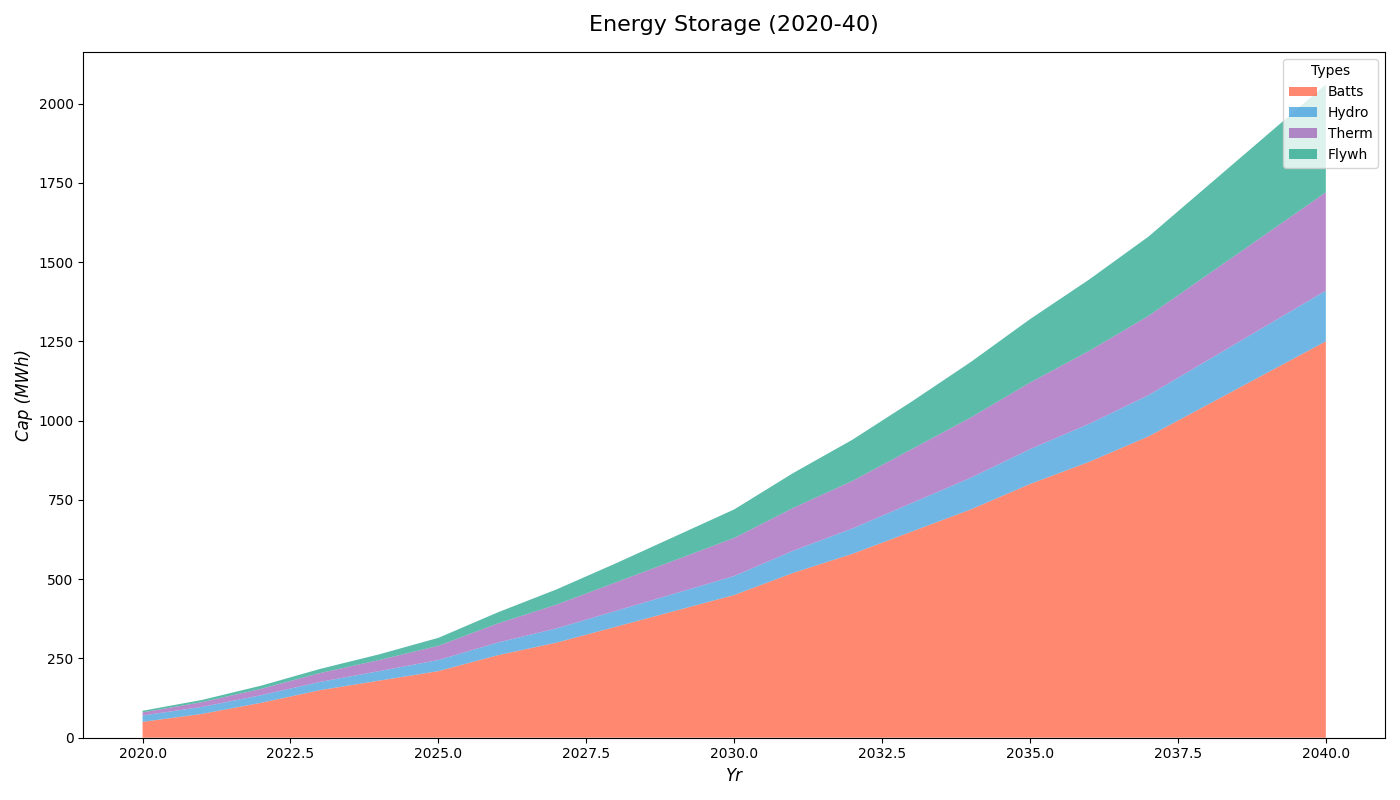

This figure's Python source:
import matplotlib.pyplot as plt
import numpy as np

years = np.arange(2020, 2041)

batteries = np.array([50, 75, 110, 150, 180, 210, 260, 300, 350, 400, 450, 520, 580, 650, 720, 800, 870, 950, 1050, 1150, 1250])
hydropumped = np.array([20, 22, 24, 26, 30, 35, 40, 45, 50, 55, 60, 70, 80, 90, 100, 110, 120, 130, 140, 150, 160])
thermal = np.array([10, 15, 20, 28, 35, 45, 60, 75, 90, 105, 120, 135, 150, 170, 190, 210, 230, 250, 270, 290, 310])
flywheels = np.array([5, 7, 10, 13, 18, 25, 35, 48, 60, 75, 90, 110, 130, 150, 175, 200, 225, 250, 280, 310, 340])

fig, ax = plt.subplots(figsize=(14, 8))

ax.stackplot(years, batteries, hydropumped, thermal, flywheels,
             labels=['Batts', 'Hydro', 'Therm', 'Flywh'],
             colors=['#FF5733', '#3498DB', '#9B59B6', '#16A085'], alpha=0.7)

ax.set_title('Energy Storage (2020-40)', fontsize=16, fontweight='normal', pad=15)
ax.set_xlabel('Yr', fontsize=12, fontstyle='italic')
ax.set_ylabel('Cap (MWh)', fontsize=12, fontstyle='italic')

ax.legend(loc='upper right', title='Types', fontsize=10)

ax.grid(False)

plt.tight_layout()

plt.show()
